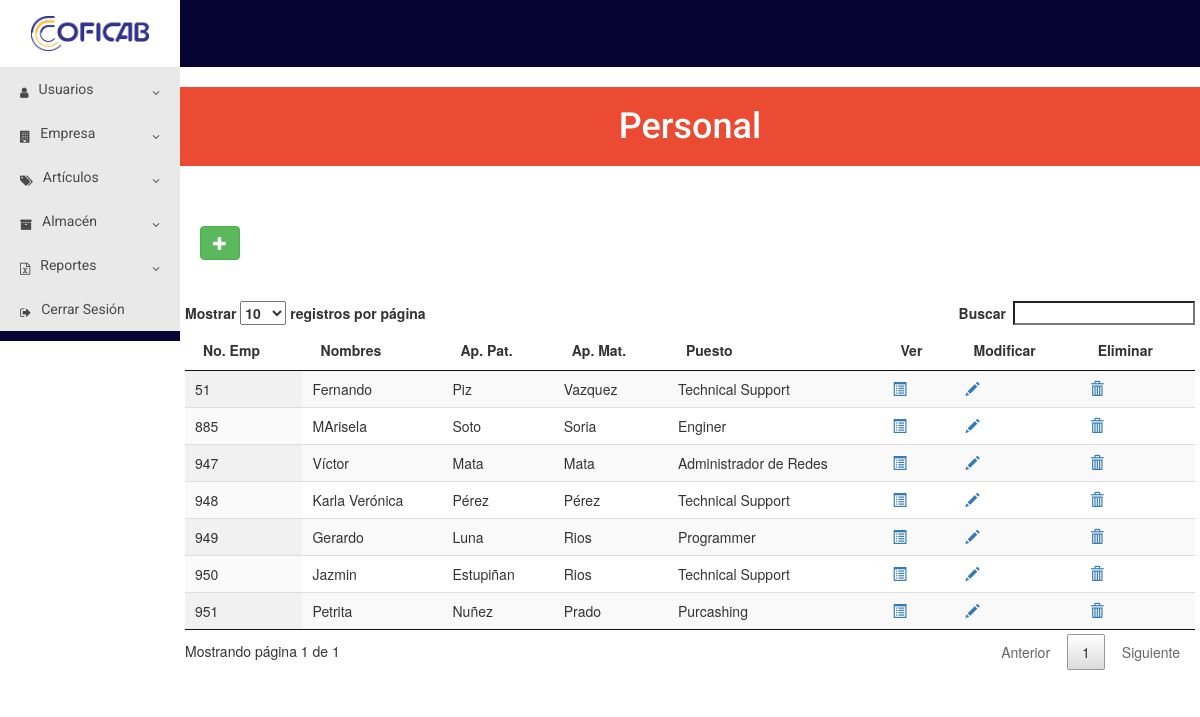
/vista/supuser/personal/personal.php (signed in), run on the app's committed database.
### tables this page shows
CREATE TABLE `personal` (
  `id_personal` int(11) NOT NULL,
  `no_emp` int(11) NOT NULL,
  `nombres` varchar(100) NOT NULL,
  `pat_ape` varchar(50) NOT NULL,
  `mat_ape` varchar(50) NOT NULL,
  `genero` varchar(10) NOT NULL,
  `fecha_ingreso` date NOT NULL,
  `id_depto` int(11) NOT NULL,
  `id_puesto` int(11) NOT NULL
);

CREATE TABLE `puestos` (
  `id_puesto` int(11) NOT NULL,
  `id_depto` int(11) NOT NULL,
  `puesto` varchar(50) NOT NULL
);

### vista/supuser/personal/personal.php (the view, shortened to what this page needs)
<?php
	include("../../../modelo/conexion.php");
	$tabla="SELECT id_personal, no_emp, nombres, pat_ape, mat_ape, puesto FROM personal, puestos WHERE personal.id_puesto = puestos.id_puesto";
	$resultado = $conexion->query($tabla);
?>
<!DOCTYPE html>
<html>
<head>
	<link href="https://maxcdn.bootstrapcdn.com/font-awesome/4.5.0/css/font-awesome.min.css" rel="stylesheet">
	<link rel="stylesheet" href="../../../css/menu.css">
	<link rel="stylesheet" href="https://maxcdn.bootstrapcdn.com/bootstrap/3.3.7/css/bootstrap.min.css">
  	<link rel="stylesheet" href="../../../css/bootstrap-datepicker.css">
  	<link rel="stylesheet" href="../../../css/jquery.dataTables.min.css">
</head>
<body>
	<div class="contenedor">
	<nav class="bar-horizon">
			<div class="logocoficab">
				<a href="../menu.php"><img src="../../../img/coficab.png" alt="20px"></a>
			</div>
		</nav>
		<div class="contenedor-menu">
			<ul class="menu">
				<li><a href=""><i class="icono izquierda fa fa-user" aria-hidden="true"></i>Usuarios<i class="icono derecha fa fa-angle-down" aria-hidden="true"></i></a>
				</li>
				<li><a href=""><i class="icono izquierda fa fa-building" aria-hidden="true"></i>Empresa<i class="icono derecha fa fa-angle-down" aria-hidden="true"></i></a>
				</li>
				<li><a href=""><i class="icono izquierda fa fa-tags" aria-hidden="true"></i>Artículos<i class="icono derecha fa fa-angle-down" aria-hidden="true"></i></a>
				</li>
				<li><a href=""><i class="icono izquierda fa fa-archive" aria-hidden="true"></i>Almacén<i class="icono derecha fa fa-angle-down" aria-hidden="true"></i></a>
				</li>
				<li><a href=""><i class="icono izquierda fa fa-file-excel-o" aria-hidden="true"></i>Reportes<i class="icono derecha fa fa-angle-down" aria-hidden="true"></i></a>
				</li>
				<li><a href="../../../cerrarsesion.php"><i class="icono izquierda fa fa-sign-out" aria-hidden="true"></i>Cerrar Sesión</a></li>
			</ul>
		</div>
		<div class="contenido">
			<header>
				<h1>Personal</h1>
			</header>
			<section class="main">
			<div class="botones">
					<a class='btn btn-success' value="registrar" data-toggle="modal" href="#Registro"><span class="glyphicon glyphicon-plus"></span></a>
			</div><br>
	<div class="row table-responsive">
		<table class="display" id="mitabla">
			<thead>
				<tr>
					<th>No. Emp</th>
					<th>Nombres</th>
					<th>Ap. Pat.</th>
					<th>Ap. Mat.</th>
					<th>Puesto</th>
					<th>Ver</th>
					<th>Modificar</th>
					<th>Eliminar</th>
				</tr>
			</thead>
			<tbody>
				<?php
					while($row= $resultado->fetch_assoc()){
					?>
					<tr>
						<td><?php echo $row['no_emp']; ?></td>
						<td><?php echo $row['nombres']; ?></td>
						<td><?php echo $row['pat_ape']; ?></td>
						<td><?php echo $row['mat_ape']; ?></td>
						<td><?php echo $row['puesto']; ?></td>
						<td><a name="Ver" id="<?php echo $row['id_personal']; ?>" class="view_data" title="Ver Información"><span class="glyphicon glyphicon-list-alt"></span></a></td>
						<td><a name="Modificar" id="<?php echo $row['id_personal']; ?>" class="edit_data" title="Modificar Información"><span class="glyphicon glyphicon-pencil"></span></a></td>
						<td><a class="delete_data" href="#" data-href="../../../controlador/supuser/personal/eliminar.php?id_personal=<?php echo $row['id_personal']; ?>" data-toggle="modal" data-target="#confirm-delete" title="Eliminar Registro"><span class="glyphicon glyphicon-trash"></span></a></td>
					</tr>
					<?php
					}
				?>
			</tbody>
		</table>
	</div>
</body>
</html>

### css/menu.css (style rules this page uses)
* { margin: 0; padding: 0; -webkit-box-sizing: border-box; -moz-box-sizing: border-box; box-sizing: border-box; }
html { width: 100%; max-width: 100%; }
body { background: #0b2027; font-family: 'Roboto', sans-serif; line-height: 18px; width: 100%; max-width: 100%; height: 100%; max-height: 100%; }
.contenedor { background: #fff; width: 100%; max-width: 100%; height: 100%; max-height: 100%; margin: 0 auto; overflow: hidden; }
.bar-horizon { background: #050432; width: 100%; max-width: 100%; height: 10%; max-height: 100%; }
.logocoficab { background: #fff; width: 15%; padding: .5%; }
.logocoficab img { margin:10px auto; display:block; width: 70%; align-content: center; position: relative; }
.contenedor-menu { background: #050432; width: 15%; max-width: 100%; height: 100%; max-height: 100%; margin: 0; float: left; box-sizing: border-box; display: inline-block; font-family: 'Roboto', sans-serif; line-height: 10px; }
a { text-decoration: none; color: #fff; }
.contenedor-menu .menu { list-style: none; }
.contenedor-menu .menu a { color: #494949; display: block; padding: 17px 20px; background: #e9e9e9; }
.contenedor-menu .menu .icono { font-size: 12px; line-height: 18px; }
.contenedor-menu .menu .icono.izquierda { float: left; margin-right: 10px; }
.contenedor-menu .menu .icono.derecha { float: right; margin-left: 10px; }
header { background: #EB4A33; margin: 20px 0; }
header h1 { color: #fff; font-family: 'Roboto', sans-serif; padding: 20px 0; text-align: center; }
.botones { margin: auto; margin: 20px 0; height: 35px; }
.main { width: 85%; padding: 20px; box-sizing: border-box; float: left; }

### data on the page
personal: no_emp "948", nombres "Karla Verónica", pat_ape "Pérez", mat_ape "Pérez", id_puesto.puesto "Technical Support"
personal: no_emp "51", nombres "Fernando", pat_ape "Piz", mat_ape "Vazquez", id_puesto.puesto "Technical Support"
personal: no_emp "949", nombres "Gerardo", pat_ape "Luna", mat_ape "Rios", id_puesto.puesto "Programmer"
personal: no_emp "947", nombres "Víctor", pat_ape "Mata", mat_ape "Mata", id_puesto.puesto "Administrador de Redes"
personal: no_emp "950", nombres "Jazmin", pat_ape "Estupiñan", mat_ape "Rios", id_puesto.puesto "Technical Support"
personal: no_emp "951", nombres "Petrita", pat_ape "Nuñez", mat_ape "Prado", id_puesto.puesto "Purcashing"
personal: no_emp "885", nombres "MArisela", pat_ape "Soto", mat_ape "Soria", id_puesto.puesto "Enginer"
